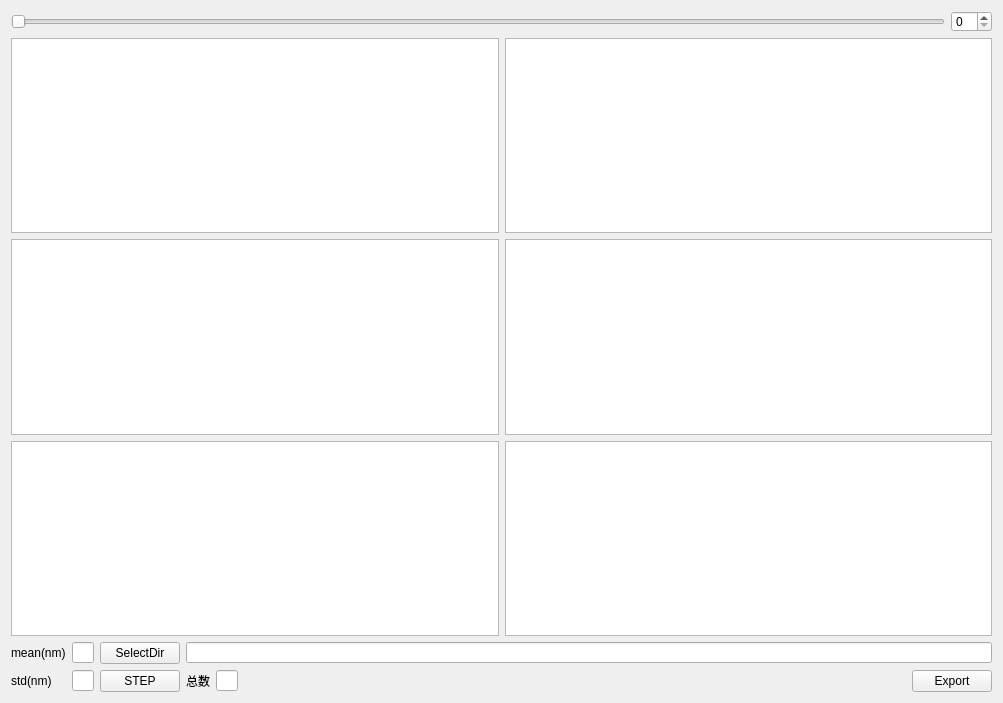
<?xml version="1.0" encoding="UTF-8"?>
<ui version="4.0">
 <class>pieceGUI</class>
 <widget class="QWidget" name="pieceGUI">
  <property name="geometry">
   <rect>
    <x>0</x>
    <y>0</y>
    <width>1003</width>
    <height>703</height>
   </rect>
  </property>
  <property name="windowTitle">
   <string>Form</string>
  </property>
  <layout class="QVBoxLayout" name="verticalLayout">
   <item>
    <layout class="QHBoxLayout" name="horizontalLayout">
     <item>
      <widget class="QSlider" name="horizontalSlider">
       <property name="maximumSize">
        <size>
         <width>16777215</width>
         <height>22</height>
        </size>
       </property>
       <property name="orientation">
        <enum>Qt::Horizontal</enum>
       </property>
      </widget>
     </item>
     <item>
      <widget class="QSpinBox" name="spinBox">
       <property name="maximumSize">
        <size>
         <width>16777215</width>
         <height>21</height>
        </size>
       </property>
      </widget>
     </item>
    </layout>
   </item>
   <item>
    <layout class="QHBoxLayout" name="horizontalLayout_2">
     <item>
      <layout class="QVBoxLayout" name="verticalLayout_2">
       <item>
        <widget class="QtCharts::QChartView" name="dX_t">
         <property name="sizePolicy">
          <sizepolicy hsizetype="MinimumExpanding" vsizetype="Expanding">
           <horstretch>0</horstretch>
           <verstretch>0</verstretch>
          </sizepolicy>
         </property>
         <property name="minimumSize">
          <size>
           <width>0</width>
           <height>0</height>
          </size>
         </property>
        </widget>
       </item>
       <item>
        <widget class="QtCharts::QChartView" name="dY_t">
         <property name="sizePolicy">
          <sizepolicy hsizetype="MinimumExpanding" vsizetype="Expanding">
           <horstretch>0</horstretch>
           <verstretch>0</verstretch>
          </sizepolicy>
         </property>
         <property name="minimumSize">
          <size>
           <width>0</width>
           <height>0</height>
          </size>
         </property>
        </widget>
       </item>
       <item>
        <widget class="QtCharts::QChartView" name="dZ_t">
         <property name="sizePolicy">
          <sizepolicy hsizetype="MinimumExpanding" vsizetype="Expanding">
           <horstretch>0</horstretch>
           <verstretch>0</verstretch>
          </sizepolicy>
         </property>
         <property name="minimumSize">
          <size>
           <width>0</width>
           <height>0</height>
          </size>
         </property>
        </widget>
       </item>
      </layout>
     </item>
     <item>
      <layout class="QVBoxLayout" name="verticalLayout_3">
       <item>
        <widget class="QtCharts::QChartView" name="distributionX">
         <property name="sizePolicy">
          <sizepolicy hsizetype="MinimumExpanding" vsizetype="Expanding">
           <horstretch>0</horstretch>
           <verstretch>0</verstretch>
          </sizepolicy>
         </property>
         <property name="minimumSize">
          <size>
           <width>0</width>
           <height>0</height>
          </size>
         </property>
        </widget>
       </item>
       <item>
        <widget class="QtCharts::QChartView" name="distributionY">
         <property name="sizePolicy">
          <sizepolicy hsizetype="MinimumExpanding" vsizetype="Expanding">
           <horstretch>0</horstretch>
           <verstretch>0</verstretch>
          </sizepolicy>
         </property>
         <property name="minimumSize">
          <size>
           <width>0</width>
           <height>0</height>
          </size>
         </property>
        </widget>
       </item>
       <item>
        <widget class="QtCharts::QChartView" name="distributionZ">
         <property name="sizePolicy">
          <sizepolicy hsizetype="MinimumExpanding" vsizetype="Expanding">
           <horstretch>0</horstretch>
           <verstretch>0</verstretch>
          </sizepolicy>
         </property>
         <property name="minimumSize">
          <size>
           <width>0</width>
           <height>0</height>
          </size>
         </property>
        </widget>
       </item>
      </layout>
     </item>
    </layout>
   </item>
   <item>
    <layout class="QGridLayout" name="gridLayout">
     <item row="0" column="0">
      <widget class="QLabel" name="label">
       <property name="maximumSize">
        <size>
         <width>16777215</width>
         <height>28</height>
        </size>
       </property>
       <property name="text">
        <string>mean(nm)</string>
       </property>
      </widget>
     </item>
     <item row="0" column="1">
      <widget class="QLineEdit" name="lineEdit">
       <property name="maximumSize">
        <size>
         <width>100</width>
         <height>21</height>
        </size>
       </property>
       <property name="readOnly">
        <bool>true</bool>
       </property>
      </widget>
     </item>
     <item row="0" column="2">
      <widget class="QPushButton" name="pushButton">
       <property name="maximumSize">
        <size>
         <width>16777215</width>
         <height>28</height>
        </size>
       </property>
       <property name="text">
        <string>SelectDir</string>
       </property>
      </widget>
     </item>
     <item row="0" column="3" colspan="4">
      <widget class="QLineEdit" name="lineEdit_4">
       <property name="maximumSize">
        <size>
         <width>16777215</width>
         <height>21</height>
        </size>
       </property>
      </widget>
     </item>
     <item row="1" column="0">
      <widget class="QLabel" name="label_2">
       <property name="maximumSize">
        <size>
         <width>16777215</width>
         <height>28</height>
        </size>
       </property>
       <property name="text">
        <string>std(nm)</string>
       </property>
      </widget>
     </item>
     <item row="1" column="1">
      <widget class="QLineEdit" name="lineEdit_2">
       <property name="maximumSize">
        <size>
         <width>100</width>
         <height>21</height>
        </size>
       </property>
       <property name="readOnly">
        <bool>true</bool>
       </property>
      </widget>
     </item>
     <item row="1" column="2">
      <widget class="QPushButton" name="pushButton_3">
       <property name="maximumSize">
        <size>
         <width>16777215</width>
         <height>28</height>
        </size>
       </property>
       <property name="text">
        <string>STEP</string>
       </property>
      </widget>
     </item>
     <item row="1" column="3">
      <widget class="QLabel" name="label_4">
       <property name="maximumSize">
        <size>
         <width>16777215</width>
         <height>28</height>
        </size>
       </property>
       <property name="text">
        <string>总数</string>
       </property>
      </widget>
     </item>
     <item row="1" column="4">
      <widget class="QLineEdit" name="lineEdit_5">
       <property name="maximumSize">
        <size>
         <width>60</width>
         <height>21</height>
        </size>
       </property>
       <property name="readOnly">
        <bool>true</bool>
       </property>
      </widget>
     </item>
     <item row="1" column="5">
      <spacer name="horizontalSpacer">
       <property name="maximumSize">
        <size>
         <width>16777215</width>
         <height>20</height>
        </size>
       </property>
       <property name="orientation">
        <enum>Qt::Horizontal</enum>
       </property>
       <property name="sizeHint" stdset="0">
        <size>
         <width>478</width>
         <height>17</height>
        </size>
       </property>
      </spacer>
     </item>
     <item row="1" column="6">
      <widget class="QPushButton" name="pushButton_2">
       <property name="maximumSize">
        <size>
         <width>16777215</width>
         <height>28</height>
        </size>
       </property>
       <property name="text">
        <string>Export</string>
       </property>
      </widget>
     </item>
    </layout>
   </item>
  </layout>
 </widget>
 <customwidgets>
  <customwidget>
   <class>QtCharts::QChartView</class>
   <extends>QGraphicsView</extends>
   <header location="global">QtCharts/qchartview.h</header>
  </customwidget>
 </customwidgets>
 <resources/>
 <connections/>
</ui>
